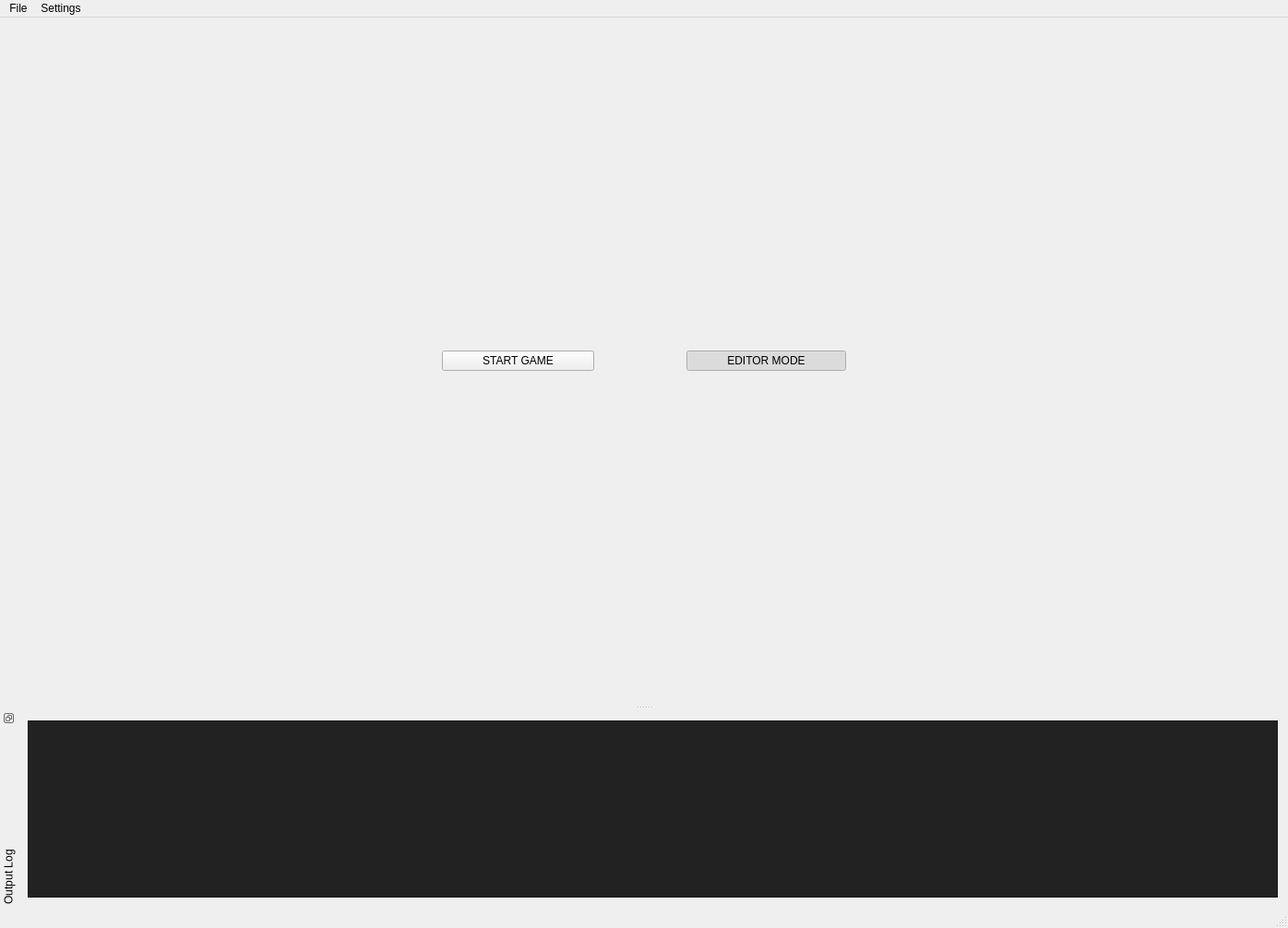
<?xml version="1.0" encoding="UTF-8"?>
<ui version="4.0">
 <class>MainWindow</class>
 <widget class="QMainWindow" name="MainWindow">
  <property name="geometry">
   <rect>
    <x>0</x>
    <y>0</y>
    <width>1396</width>
    <height>1006</height>
   </rect>
  </property>
  <property name="windowTitle">
   <string>Et helt vanlig navn</string>
  </property>
  <widget class="QWidget" name="centralWidget">
   <layout class="QVBoxLayout" name="verticalLayout">
    <item>
     <layout class="QHBoxLayout" name="horizontalLayout_2">
      <item>
       <spacer name="horizontalSpacer">
        <property name="orientation">
         <enum>Qt::Horizontal</enum>
        </property>
        <property name="sizeHint" stdset="0">
         <size>
          <width>10</width>
          <height>20</height>
         </size>
        </property>
       </spacer>
      </item>
      <item>
       <spacer name="horizontalSpacer_4">
        <property name="orientation">
         <enum>Qt::Horizontal</enum>
        </property>
        <property name="sizeHint" stdset="0">
         <size>
          <width>40</width>
          <height>20</height>
         </size>
        </property>
       </spacer>
      </item>
      <item>
       <spacer name="horizontalSpacer_6">
        <property name="orientation">
         <enum>Qt::Horizontal</enum>
        </property>
        <property name="sizeHint" stdset="0">
         <size>
          <width>40</width>
          <height>20</height>
         </size>
        </property>
       </spacer>
      </item>
      <item>
       <spacer name="horizontalSpacer_8">
        <property name="orientation">
         <enum>Qt::Horizontal</enum>
        </property>
        <property name="sizeHint" stdset="0">
         <size>
          <width>40</width>
          <height>20</height>
         </size>
        </property>
       </spacer>
      </item>
      <item>
       <spacer name="horizontalSpacer_10">
        <property name="orientation">
         <enum>Qt::Horizontal</enum>
        </property>
        <property name="sizeHint" stdset="0">
         <size>
          <width>40</width>
          <height>20</height>
         </size>
        </property>
       </spacer>
      </item>
      <item>
       <widget class="QPushButton" name="pushButton_2">
        <property name="text">
         <string>            START GAME            </string>
        </property>
        <property name="checkable">
         <bool>true</bool>
        </property>
        <property name="flat">
         <bool>false</bool>
        </property>
       </widget>
      </item>
      <item>
       <spacer name="horizontalSpacer_3">
        <property name="orientation">
         <enum>Qt::Horizontal</enum>
        </property>
        <property name="sizeHint" stdset="0">
         <size>
          <width>40</width>
          <height>20</height>
         </size>
        </property>
       </spacer>
      </item>
      <item>
       <widget class="QPushButton" name="pushButton">
        <property name="styleSheet">
         <string notr="true"/>
        </property>
        <property name="text">
         <string>            EDITOR MODE            </string>
        </property>
        <property name="checkable">
         <bool>true</bool>
        </property>
        <property name="checked">
         <bool>true</bool>
        </property>
        <property name="default">
         <bool>false</bool>
        </property>
        <property name="flat">
         <bool>false</bool>
        </property>
       </widget>
      </item>
      <item>
       <spacer name="horizontalSpacer_11">
        <property name="orientation">
         <enum>Qt::Horizontal</enum>
        </property>
        <property name="sizeHint" stdset="0">
         <size>
          <width>40</width>
          <height>20</height>
         </size>
        </property>
       </spacer>
      </item>
      <item>
       <spacer name="horizontalSpacer_9">
        <property name="orientation">
         <enum>Qt::Horizontal</enum>
        </property>
        <property name="sizeHint" stdset="0">
         <size>
          <width>40</width>
          <height>20</height>
         </size>
        </property>
       </spacer>
      </item>
      <item>
       <spacer name="horizontalSpacer_7">
        <property name="orientation">
         <enum>Qt::Horizontal</enum>
        </property>
        <property name="sizeHint" stdset="0">
         <size>
          <width>40</width>
          <height>20</height>
         </size>
        </property>
       </spacer>
      </item>
      <item>
       <spacer name="horizontalSpacer_5">
        <property name="orientation">
         <enum>Qt::Horizontal</enum>
        </property>
        <property name="sizeHint" stdset="0">
         <size>
          <width>40</width>
          <height>20</height>
         </size>
        </property>
       </spacer>
      </item>
      <item>
       <spacer name="horizontalSpacer_2">
        <property name="orientation">
         <enum>Qt::Horizontal</enum>
        </property>
        <property name="sizeHint" stdset="0">
         <size>
          <width>10</width>
          <height>20</height>
         </size>
        </property>
       </spacer>
      </item>
     </layout>
    </item>
    <item>
     <layout class="QVBoxLayout" name="OpenGLLayout"/>
    </item>
   </layout>
  </widget>
  <widget class="QMenuBar" name="menuBar">
   <property name="geometry">
    <rect>
     <x>0</x>
     <y>0</y>
     <width>1396</width>
     <height>21</height>
    </rect>
   </property>
   <widget class="QMenu" name="menuFile">
    <property name="title">
     <string>File</string>
    </property>
    <addaction name="actionReset"/>
    <addaction name="fileExit"/>
   </widget>
   <widget class="QMenu" name="menuSettings">
    <property name="title">
     <string>Settings</string>
    </property>
    <addaction name="separator"/>
    <addaction name="actionWireframe"/>
    <addaction name="actionShaded_Wireframe"/>
   </widget>
   <addaction name="menuFile"/>
   <addaction name="menuSettings"/>
  </widget>
  <widget class="QStatusBar" name="statusBar"/>
  <widget class="QDockWidget" name="dockWidgetConsole">
   <property name="features">
    <set>QDockWidget::DockWidgetFloatable|QDockWidget::DockWidgetMovable|QDockWidget::DockWidgetVerticalTitleBar</set>
   </property>
   <property name="windowTitle">
    <string>Output Log</string>
   </property>
   <attribute name="dockWidgetArea">
    <number>8</number>
   </attribute>
   <widget class="QWidget" name="dockWidgetContents">
    <layout class="QHBoxLayout" name="horizontalLayout">
     <item>
      <widget class="QPlainTextEdit" name="outputLog">
       <property name="palette">
        <palette>
         <active>
          <colorrole role="Button">
           <brush brushstyle="SolidPattern">
            <color alpha="255">
             <red>34</red>
             <green>34</green>
             <blue>34</blue>
            </color>
           </brush>
          </colorrole>
          <colorrole role="Light">
           <brush brushstyle="SolidPattern">
            <color alpha="255">
             <red>51</red>
             <green>51</green>
             <blue>51</blue>
            </color>
           </brush>
          </colorrole>
          <colorrole role="Midlight">
           <brush brushstyle="SolidPattern">
            <color alpha="255">
             <red>42</red>
             <green>42</green>
             <blue>42</blue>
            </color>
           </brush>
          </colorrole>
          <colorrole role="Dark">
           <brush brushstyle="SolidPattern">
            <color alpha="255">
             <red>17</red>
             <green>17</green>
             <blue>17</blue>
            </color>
           </brush>
          </colorrole>
          <colorrole role="Mid">
           <brush brushstyle="SolidPattern">
            <color alpha="255">
             <red>23</red>
             <green>23</green>
             <blue>23</blue>
            </color>
           </brush>
          </colorrole>
          <colorrole role="Text">
           <brush brushstyle="SolidPattern">
            <color alpha="255">
             <red>255</red>
             <green>255</green>
             <blue>255</blue>
            </color>
           </brush>
          </colorrole>
          <colorrole role="BrightText">
           <brush brushstyle="SolidPattern">
            <color alpha="255">
             <red>255</red>
             <green>255</green>
             <blue>255</blue>
            </color>
           </brush>
          </colorrole>
          <colorrole role="ButtonText">
           <brush brushstyle="SolidPattern">
            <color alpha="255">
             <red>255</red>
             <green>255</green>
             <blue>255</blue>
            </color>
           </brush>
          </colorrole>
          <colorrole role="Base">
           <brush brushstyle="SolidPattern">
            <color alpha="255">
             <red>34</red>
             <green>34</green>
             <blue>34</blue>
            </color>
           </brush>
          </colorrole>
          <colorrole role="Window">
           <brush brushstyle="SolidPattern">
            <color alpha="255">
             <red>34</red>
             <green>34</green>
             <blue>34</blue>
            </color>
           </brush>
          </colorrole>
          <colorrole role="Shadow">
           <brush brushstyle="SolidPattern">
            <color alpha="255">
             <red>0</red>
             <green>0</green>
             <blue>0</blue>
            </color>
           </brush>
          </colorrole>
          <colorrole role="AlternateBase">
           <brush brushstyle="SolidPattern">
            <color alpha="255">
             <red>17</red>
             <green>17</green>
             <blue>17</blue>
            </color>
           </brush>
          </colorrole>
          <colorrole role="ToolTipBase">
           <brush brushstyle="SolidPattern">
            <color alpha="255">
             <red>255</red>
             <green>255</green>
             <blue>220</blue>
            </color>
           </brush>
          </colorrole>
          <colorrole role="ToolTipText">
           <brush brushstyle="SolidPattern">
            <color alpha="255">
             <red>0</red>
             <green>0</green>
             <blue>0</blue>
            </color>
           </brush>
          </colorrole>
          <colorrole role="PlaceholderText">
           <brush brushstyle="SolidPattern">
            <color alpha="128">
             <red>255</red>
             <green>255</green>
             <blue>255</blue>
            </color>
           </brush>
          </colorrole>
         </active>
         <inactive>
          <colorrole role="Button">
           <brush brushstyle="SolidPattern">
            <color alpha="255">
             <red>34</red>
             <green>34</green>
             <blue>34</blue>
            </color>
           </brush>
          </colorrole>
          <colorrole role="Light">
           <brush brushstyle="SolidPattern">
            <color alpha="255">
             <red>51</red>
             <green>51</green>
             <blue>51</blue>
            </color>
           </brush>
          </colorrole>
          <colorrole role="Midlight">
           <brush brushstyle="SolidPattern">
            <color alpha="255">
             <red>42</red>
             <green>42</green>
             <blue>42</blue>
            </color>
           </brush>
          </colorrole>
          <colorrole role="Dark">
           <brush brushstyle="SolidPattern">
            <color alpha="255">
             <red>17</red>
             <green>17</green>
             <blue>17</blue>
            </color>
           </brush>
          </colorrole>
          <colorrole role="Mid">
           <brush brushstyle="SolidPattern">
            <color alpha="255">
             <red>23</red>
             <green>23</green>
             <blue>23</blue>
            </color>
           </brush>
          </colorrole>
          <colorrole role="Text">
           <brush brushstyle="SolidPattern">
            <color alpha="255">
             <red>255</red>
             <green>255</green>
             <blue>255</blue>
            </color>
           </brush>
          </colorrole>
          <colorrole role="BrightText">
           <brush brushstyle="SolidPattern">
            <color alpha="255">
             <red>255</red>
             <green>255</green>
             <blue>255</blue>
            </color>
           </brush>
          </colorrole>
          <colorrole role="ButtonText">
           <brush brushstyle="SolidPattern">
            <color alpha="255">
             <red>255</red>
             <green>255</green>
             <blue>255</blue>
            </color>
           </brush>
          </colorrole>
          <colorrole role="Base">
           <brush brushstyle="SolidPattern">
            <color alpha="255">
             <red>34</red>
             <green>34</green>
             <blue>34</blue>
            </color>
           </brush>
          </colorrole>
          <colorrole role="Window">
           <brush brushstyle="SolidPattern">
            <color alpha="255">
             <red>34</red>
             <green>34</green>
             <blue>34</blue>
            </color>
           </brush>
          </colorrole>
          <colorrole role="Shadow">
           <brush brushstyle="SolidPattern">
            <color alpha="255">
             <red>0</red>
             <green>0</green>
             <blue>0</blue>
            </color>
           </brush>
          </colorrole>
          <colorrole role="AlternateBase">
           <brush brushstyle="SolidPattern">
            <color alpha="255">
             <red>17</red>
             <green>17</green>
             <blue>17</blue>
            </color>
           </brush>
          </colorrole>
          <colorrole role="ToolTipBase">
           <brush brushstyle="SolidPattern">
            <color alpha="255">
             <red>255</red>
             <green>255</green>
             <blue>220</blue>
            </color>
           </brush>
          </colorrole>
          <colorrole role="ToolTipText">
           <brush brushstyle="SolidPattern">
            <color alpha="255">
             <red>0</red>
             <green>0</green>
             <blue>0</blue>
            </color>
           </brush>
          </colorrole>
          <colorrole role="PlaceholderText">
           <brush brushstyle="SolidPattern">
            <color alpha="128">
             <red>255</red>
             <green>255</green>
             <blue>255</blue>
            </color>
           </brush>
          </colorrole>
         </inactive>
         <disabled>
          <colorrole role="Button">
           <brush brushstyle="SolidPattern">
            <color alpha="255">
             <red>34</red>
             <green>34</green>
             <blue>34</blue>
            </color>
           </brush>
          </colorrole>
          <colorrole role="Light">
           <brush brushstyle="SolidPattern">
            <color alpha="255">
             <red>51</red>
             <green>51</green>
             <blue>51</blue>
            </color>
           </brush>
          </colorrole>
          <colorrole role="Midlight">
           <brush brushstyle="SolidPattern">
            <color alpha="255">
             <red>42</red>
             <green>42</green>
             <blue>42</blue>
            </color>
           </brush>
          </colorrole>
          <colorrole role="Dark">
           <brush brushstyle="SolidPattern">
            <color alpha="255">
             <red>17</red>
             <green>17</green>
             <blue>17</blue>
            </color>
           </brush>
          </colorrole>
          <colorrole role="Mid">
           <brush brushstyle="SolidPattern">
            <color alpha="255">
             <red>23</red>
             <green>23</green>
             <blue>23</blue>
            </color>
           </brush>
          </colorrole>
          <colorrole role="Text">
           <brush brushstyle="SolidPattern">
            <color alpha="255">
             <red>17</red>
             <green>17</green>
             <blue>17</blue>
            </color>
           </brush>
          </colorrole>
          <colorrole role="BrightText">
           <brush brushstyle="SolidPattern">
            <color alpha="255">
             <red>255</red>
             <green>255</green>
             <blue>255</blue>
            </color>
           </brush>
          </colorrole>
          <colorrole role="ButtonText">
           <brush brushstyle="SolidPattern">
            <color alpha="255">
             <red>17</red>
             <green>17</green>
             <blue>17</blue>
            </color>
           </brush>
          </colorrole>
          <colorrole role="Base">
           <brush brushstyle="SolidPattern">
            <color alpha="255">
             <red>34</red>
             <green>34</green>
             <blue>34</blue>
            </color>
           </brush>
          </colorrole>
          <colorrole role="Window">
           <brush brushstyle="SolidPattern">
            <color alpha="255">
             <red>34</red>
             <green>34</green>
             <blue>34</blue>
            </color>
           </brush>
          </colorrole>
          <colorrole role="Shadow">
           <brush brushstyle="SolidPattern">
            <color alpha="255">
             <red>0</red>
             <green>0</green>
             <blue>0</blue>
            </color>
           </brush>
          </colorrole>
          <colorrole role="AlternateBase">
           <brush brushstyle="SolidPattern">
            <color alpha="255">
             <red>34</red>
             <green>34</green>
             <blue>34</blue>
            </color>
           </brush>
          </colorrole>
          <colorrole role="ToolTipBase">
           <brush brushstyle="SolidPattern">
            <color alpha="255">
             <red>255</red>
             <green>255</green>
             <blue>220</blue>
            </color>
           </brush>
          </colorrole>
          <colorrole role="ToolTipText">
           <brush brushstyle="SolidPattern">
            <color alpha="255">
             <red>0</red>
             <green>0</green>
             <blue>0</blue>
            </color>
           </brush>
          </colorrole>
          <colorrole role="PlaceholderText">
           <brush brushstyle="SolidPattern">
            <color alpha="128">
             <red>255</red>
             <green>255</green>
             <blue>255</blue>
            </color>
           </brush>
          </colorrole>
         </disabled>
        </palette>
       </property>
      </widget>
     </item>
    </layout>
   </widget>
  </widget>
  <action name="fileExit">
   <property name="text">
    <string>Exit</string>
   </property>
   <property name="shortcut">
    <string>Ctrl+Q</string>
   </property>
  </action>
  <action name="actionReset_Camera">
   <property name="text">
    <string>Reset Camera</string>
   </property>
  </action>
  <action name="actionWireframe">
   <property name="text">
    <string>Wireframe</string>
   </property>
  </action>
  <action name="actionShaded_Wireframe">
   <property name="text">
    <string>Shaded</string>
   </property>
  </action>
  <action name="actionReset">
   <property name="text">
    <string>Reset</string>
   </property>
  </action>
 </widget>
 <layoutdefault spacing="6" margin="11"/>
 <resources/>
 <connections/>
</ui>
